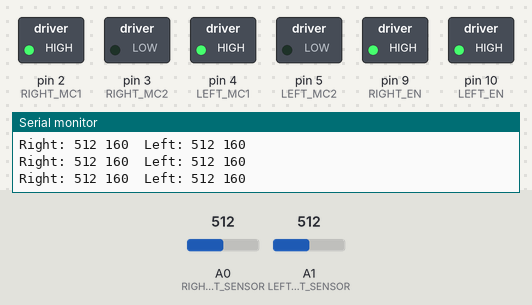
A sketch run on a simulated Arduino Uno, built with avr-gcc and run on an emulated ATmega328P. Parts: switched loads named in the sketch (green lamp = pin HIGH), the last lines printed to the serial monitor. The inputs (shaded band) are chosen by the test bench; at power-on: A0 (RIGHT_LIGHT_SENSOR) = 512, A1 (LEFT_LIGHT_SENSOR) = 512.

Above: at 1.2 s.
1.3 s: A0 (RIGHT_LIGHT_SENSOR) set to 461
2.8 s: A0 (RIGHT_LIGHT_SENSOR) set to 441
At 3.3 s:
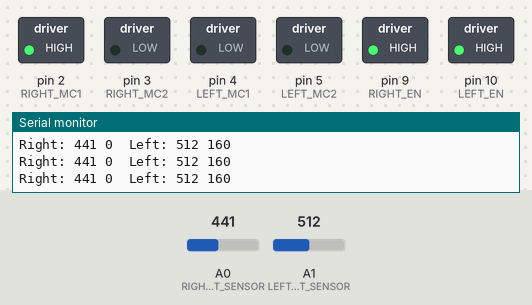
4.3 s: A1 (LEFT_LIGHT_SENSOR) set to 468
5.8 s: A1 (LEFT_LIGHT_SENSOR) set to 431
At 7.0 s:
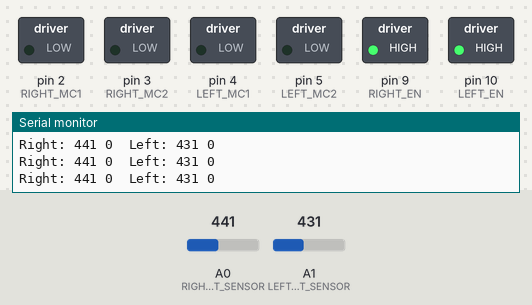
7.3 s: A0 (RIGHT_LIGHT_SENSOR) set to 460
At 8.5 s:
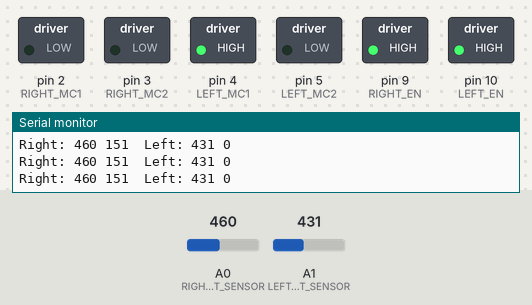
8.8 s: A0 (RIGHT_LIGHT_SENSOR) set to 0
At 9.5 s:
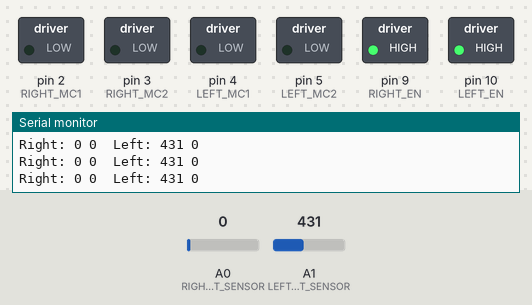
Timing chart, 0 to 11.3 s (numbered marks = the images above; inputs shaded):
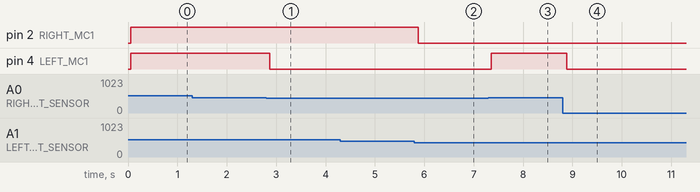

The sketch:

LightDetectingSelfDrivingCar.ino
```cpp
//H-Bridge Pins
const int RIGHT_EN = 9;
const int RIGHT_MC1 = 2;
const int RIGHT_MC2 = 3;
const int LEFT_EN = 10;
const int LEFT_MC1 = 4;
const int LEFT_MC2 = 5;

//Light Sensor Pins
const int LEFT_LIGHT_SENSOR =1;
const int RIGHT_LIGHT_SENSOR =0;

//Movement Thresholds and Speeds
const int LIGHT_THRESHOLD_MIN = 450;  // THe min light to read
//cause movement
const int LIGHT_THRESHOLD_MAX = 1100;  //The max light to read
//cause movement
const int SPEED_MIN = 150;  //Min motor speed
const int SPEED_MAX= 255;  //Max motor speed

void setup()
{
  //The H-Bridge Pins are Outputs
  pinMode(RIGHT_EN, OUTPUT);
  pinMode(RIGHT_MC1, OUTPUT);
  pinMode(RIGHT_MC2, OUTPUT);
  pinMode(LEFT_EN, OUTPUT);
  pinMode(LEFT_MC1, OUTPUT);
  pinMode(LEFT_MC2, OUTPUT);

  //Initialze with both motors stopped
  brake("left");
  brake("right");

  Serial.begin(9600);

}

void loop()
{
  //Read Light Sensors
  int left_light = analogRead(LEFT_LIGHT_SENSOR);
  int right_light = analogRead(RIGHT_LIGHT_SENSOR);

  delay (50);

  Serial.print("Right: ");
  Serial.print(right_light);
  Serial.print (" ");
  if (right_light >= LIGHT_THRESHOLD_MIN)
  {
    //Map light level to speed and constrain it
    int left_speed = map(right_light, LIGHT_THRESHOLD_MIN, LIGHT_THRESHOLD_MAX, SPEED_MIN, SPEED_MAX);
    left_speed = constrain(left_speed, SPEED_MIN, SPEED_MAX);
    Serial.print(left_speed);
    forward("left", left_speed);
  }
  else
  {
    Serial.print("0");
    brake("left");
  }

  Serial.print("\tLeft: ");
  Serial.print(left_light);
  Serial.print(" ");
  if (left_light >= LIGHT_THRESHOLD_MIN)
  {
    //Map light level to speed and constarin it
    int right_speed = map(left_light, LIGHT_THRESHOLD_MIN, LIGHT_THRESHOLD_MAX, SPEED_MIN, SPEED_MAX);
    right_speed = constrain(right_speed, SPEED_MIN, SPEED_MAX);
    Serial.println(right_speed);
    forward("right", right_speed);
  }
  else
  {
    Serial.println("0");
    brake("right");
  }

}

 //MOtor goes forward at given rate (from 0-255)
  //Motor can be "left" or "right"
  void forward (String motor, int rate)
  {
    if(motor == "left")
    {
      digitalWrite(LEFT_EN, LOW);
      digitalWrite(LEFT_MC1, HIGH);
      digitalWrite(LEFT_MC2, LOW);
      digitalWrite(LEFT_EN, rate);
    }
    else if(motor == "right")
    {
      digitalWrite(RIGHT_EN, LOW);
      digitalWrite(RIGHT_MC1, HIGH);
      digitalWrite(RIGHT_MC2, LOW);
      digitalWrite(RIGHT_EN, rate);
    }
  }

  //Stops motor
  //Motor can be "left" or right"
  void brake (String motor)
  {
    if(motor == "left")
    {
      digitalWrite(LEFT_EN, LOW);
      digitalWrite(LEFT_MC1, LOW);
      digitalWrite(LEFT_MC2, LOW);
      digitalWrite(LEFT_EN, HIGH);
    }
    else if(motor == "right")
    {
      digitalWrite(RIGHT_EN, LOW);
      digitalWrite(RIGHT_MC1, LOW);
      digitalWrite(RIGHT_MC2, LOW);
      digitalWrite(RIGHT_EN, HIGH);
    }
  }
```

Measured:
- the behaviour switches between 450 and 449 on A0 (RIGHT_LIGHT_SENSOR) (found by bisection; images 0 and 1)
- the behaviour switches between 450 and 449 on A1 (LEFT_LIGHT_SENSOR) (found by bisection; images 1 and 2)
- after the input at 2.8 s, pin 4 (LEFT_MC1): HIGH → LOW after 0.07 s
- after the input at 5.8 s, pin 2 (RIGHT_MC1): HIGH → LOW after 0.08 s
- after the input at 7.3 s, pin 4 (LEFT_MC1): LOW → HIGH after 0.05 s
- after the input at 8.8 s, pin 4 (LEFT_MC1): HIGH → LOW after 0.08 s
